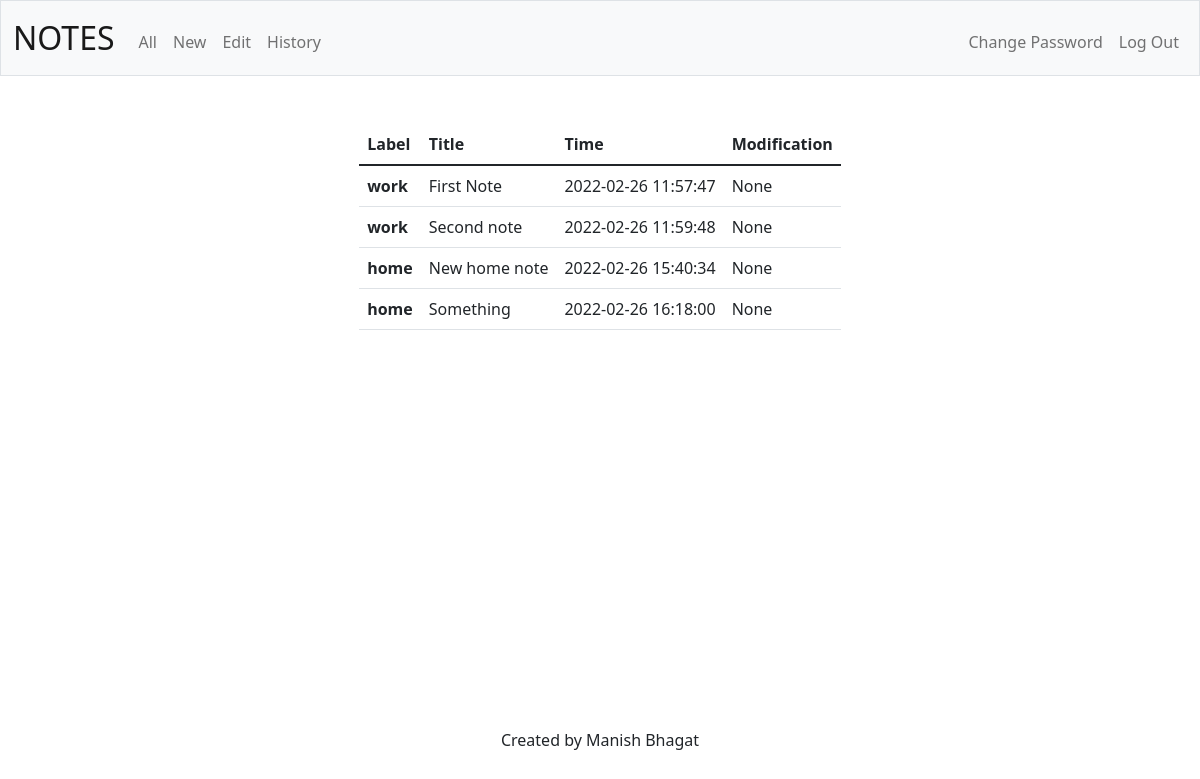
Page /history (signed in) on the earlier database version.
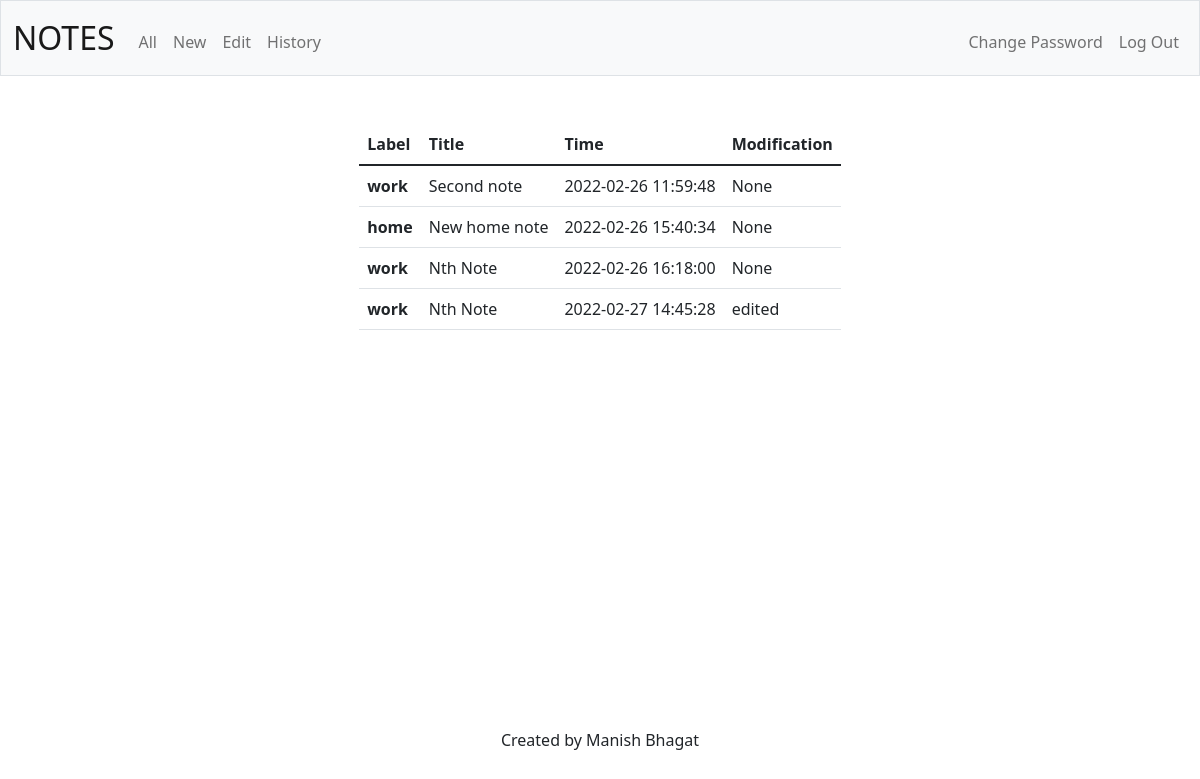
Same page on the later database version.
### tables this page shows
CREATE TABLE timeline(
note_id INTEGER NOT NULL,
user_id INTEGER NOT NULL,
time DATETIME DEFAULT CURRENT_TIMESTAMP, modification TEXT);

CREATE TABLE notes(
note_id INTEGER PRIMARY KEY AUTOINCREMENT,
user_id INTEGER NOT NULL,
title TEXT NOT NULL,
description TEXT NOT NULL,
label TEXT);

### app.py (the view)
@app.route("/history")
@login_required
def history():
    user_id = session["user_id"]
    rows = db.execute("SELECT label, title, time, modification FROM notes, timeline WHERE notes.note_id = TIMELINE.note_id AND notes.user_id = ?",user_id)
    return render_template("history.html", rows=rows)

### app.py (called while the page is built)
@app.after_request
def after_request(response):
    response.headers["Cache-Control"] = "no-cache, no-store, must-revalidate"
    response.headers["Expires"] = 0
    response.headers["Pragma"] = "no-cache"
    return response

### helpers.py (called while the page is built)
def login_required(f):
    @wraps(f)
    def decorated_function(*args, **kwargs):
        if session.get("user_id") is None:
            return redirect("/login")
        return f(*args, **kwargs)
    return decorated_function

### templates/history.html (shortened to what this page needs)
{% extends "layout.html" %}
{% block main %}
<div>
        <table class="table">
    <thead>
        <tr>
        <th scope="col">Label</th>
        <th scope="col">Title</th>
        <th scope="col">Time</th>
        <th scope="col">Modification</th>
        </tr>
    </thead>
    <tbody>
        {% for i in rows %}
            <tr>
                <th scope="row">{{ i["label"] }}</th>
                <td>{{ i["title"] }}</td>
                <td>{{ i["time"] }}</td>
                <td>{{ i["modification"] }}</td>
            </tr>
        {% endfor %}
    </tbody>
    </table>
</div>
{% endblock %}

### templates/layout.html (shortened to what this page needs)
<!DOCTYPE html>
<html lang="en">
    <head>
        <link href="https://cdn.jsdelivr.net/npm/bootstrap@5.1.3/dist/css/bootstrap.min.css" rel="stylesheet">
        <link rel="stylesheet" href="/static/styles.css">
    </head>
    <body>
            <nav class="bg-light border navbar navbar-expand-md navbar-light">
                <div class="container-fluid">
                    <a class="navbar-brand" href="/"><span>NOTES</span></a>
                    <div class="collapse navbar-collapse" id="navbar">
                        {% if session["user_id"] %}
                            <ul class="navbar-nav me-auto mt-2">
                                <li class="nav-item"><a class="nav-link" href="/all">All</a></li>
                                <li class="nav-item"><a class="nav-link" href="/new">New</a></li>
                                <li class="nav-item"><a class="nav-link" href="/edit">Edit</a></li>
                                <li class="nav-item"><a class="nav-link" href="/history">History</a></li>
                            </ul>
                            <ul class="navbar-nav ms-auto mt-2">
                                <li class="nav-item"><a class="nav-link" href="/add">Change Password</a></li>
                                <li class="nav-item"><a class="nav-link" href="/logout">Log Out</a></li>
                            </ul>
                        {% else %}
                            <ul class="navbar-nav ms-auto mt-2">
                                <li class="nav-item"><a class="nav-link" href="/register">Register</a></li>
                                <li class="nav-item"><a class="nav-link" href="/login">Log In</a></li>
                            </ul>
                        {% endif %}
                    </div>
                </div>
            </nav>
        <main class="container mt-5">
            {% block main %}{% endblock %}
        </main>
        <footer class="fixed-bottom mb-5 text-center">
            Created by Manish Bhagat
        </footer>
    </body>
</html>

### static/styles.css (style rules this page uses)
.container { height: 100%; display: flex; justify-content: center; align-items: center; }
nav .navbar-brand { font-size: xx-large; }

Differences in the rows shown:
no longer on this page (row unchanged): timeline: label "work", title "First Note", time "2022-02-26 11:57:47", modification "None"
changed through a linked row, timeline (number 3 of 4 on the later page): label "home" → "work"; title "Something" → "Nth Note"
added timeline: label "work", title "Nth Note", time "2022-02-27 14:45:28", modification "edited"
